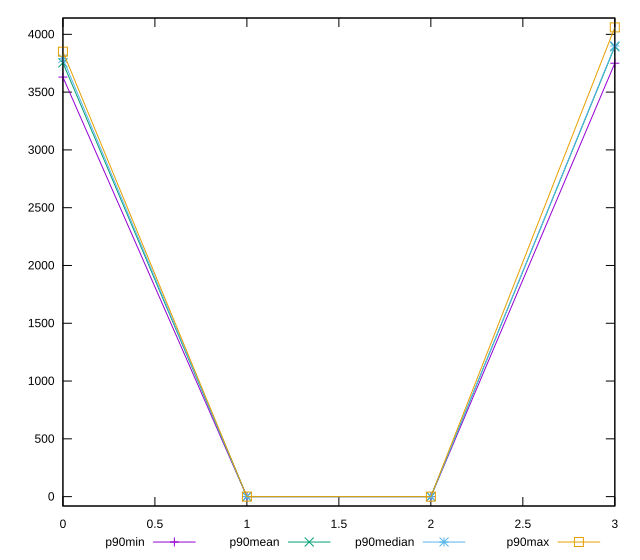

Recreate this plot in gnuplot.
reset

$p90Min <<EOF
0 3630
1 0
2 0
3 3750
EOF

$p90Mean <<EOF
0 3753.723404255319
1 0
2 0
3 3892.7659574468084
EOF

$p90Median <<EOF
0 3790
1 0
2 0
3 3900
EOF

$p90Max <<EOF
0 3850
1 0
2 0
3 4060
EOF

set key outside below
set xrange [0:3]
set yrange [-81.2:4141.2]
set trange [-81.2:4141.2]
set terminal svg size 640, 560 enhanced background rgb 'white'
set output "reports/report_00032_2021-02-25T10-28-15.087Z/unused-javascript/progression/value.svg"

plot $p90Min title "p90min" with linespoints, \
     $p90Mean title "p90mean" with linespoints, \
     $p90Median title "p90median" with linespoints, \
     $p90Max title "p90max" with linespoints

reset
